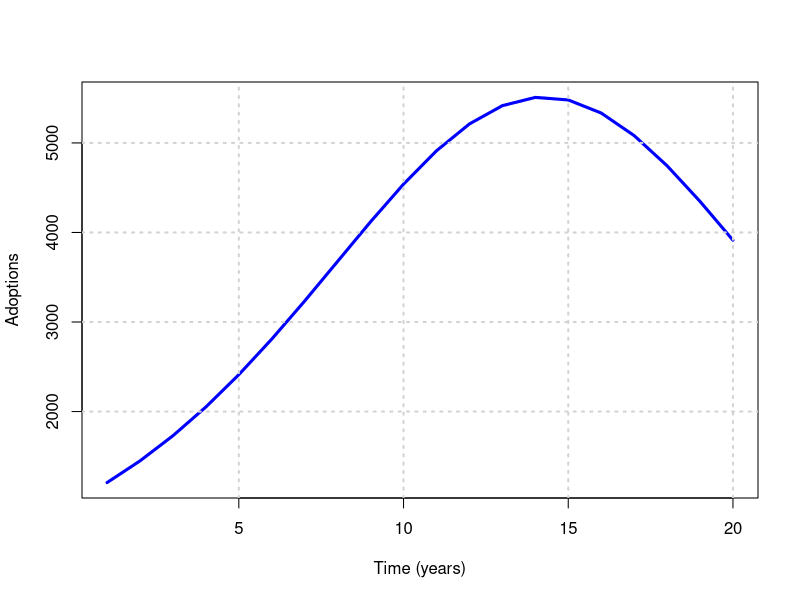
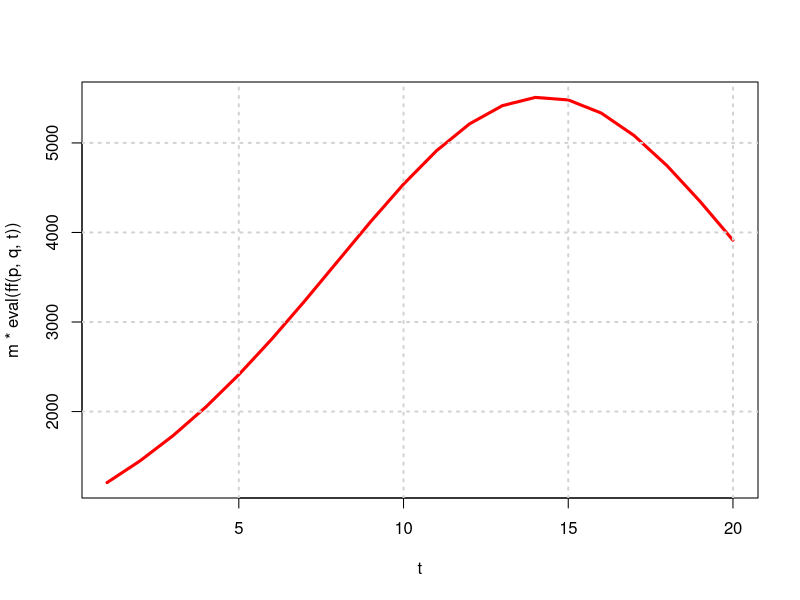

Source code (R) for these figures, in order: (Note: this script raises an error after producing the figures.)

### Toy Example ###

# For example, set market size, m=100,000; 
# coefficient of innovation, p=0.01; and 
# coefficient of imitation, q=0.20. Adoption curve is...

f = function(p,q,t) {
  res = (exp((p+q)*t)*p*(p+q)^2)/(p*exp((p+q)*t)+q)^2 # Eqn. 5
}
t = seq(1,20)
m = 100000
p = 0.01
q = 0.20
plot(t,m*f(p,q,t),type="l",col="blue",lwd=3,xlab="Time (years)"
     ,ylab="Adoptions")
grid(lwd=2)

### Symbolic Math in R ###

# Bass Model (Define the CDF (Eqn.4) and PDF (Eqn.5))
FF = expression(p*(exp((p+q)*t)-1)/(p*exp((p+q)*t)+q))
print(FF)

#Take derivative
ff = D(FF,"t")
print(ff)

# Set Up the function
ff = function(p,q,t) {
  res = D(FF,"t")
}
m=100000; p=0.01; q=0.20; t=seq(1,20)
plot(t,m*eval(ff(p,q,t)),type="l",col="red",lwd=3)
grid(lwd=2)

### iPhone Sales Forecasting ###

# As an example, let's look at the trend for iPhone sales 
# We store the quarterly sales in a file 
# We then undertake the Bass model analysis. 
# We get the data from: http://www.statista.com/statistics/263401/global-apple-iphone-sales-since-3rd-quarter-2007/
# The R code for this computation is as follows:

data <- apple_iphone_unit_sales
View(data)
isales = data[,2]
# Compute betas (bs) using Eqn.7 (linear regression model)
cum_isales = cumsum(isales)
cum_isales2 = cum_isales^2
res = lm(unlist(isales) ~ unlist(cum_isales)+
           unlist(cum_isales2))
print(summary(res))
b = res$coefficients
print(b)

# Fit the Model (Refer to Eqn.8 for computing m, if not given)

m1 = (-b[2]+sqrt(b[2]^2-4*b[1]*b[3]))/(2*b[3])
m2 = (-b[2]-sqrt(b[2]^2-4*b[1]*b[3]))/(2*b[3])
print(c(m1,m2))
m = max(m1,m2)
print(m)

# Finding p and q

p = b[1]/m
q = -m*b[3]
print(c("p,q=",p,q))

# Plot the Fitted Model 
nqtrs = 100
t=seq(0,nqtrs)

# Define the CDF (Eqn.4) and PDF (Eqn.5)
FF = expression(p*(exp((p+q)*t)-1)/(p*exp((p+q)*t)+q))
ff = D(FF,"t")
fn_f = eval(ff)*m

plot(t,fn_f,type="l",ylab="Qtrly Units (MM)",main="Apple Inc Sales")
n = length(unlist(isales))
lines(1:n,ts(isales),col="red",lwd=2,lty=2)

# Data Frame of Bass Model Curve
df = as.data.frame(cbind(t,fn_f))
df

# Sales Peak (in Quarters) for Apple
tstar = 1/(p+q)*log(q/p)
print(tstar)

### Trading-off p and q:

t = seq(0,5,0.1)
p = 0.1; q=0.22
plot(t,f(p,q,t),type="l",col="blue",lwd=2)
p = 0.1; q=0.20
lines(t,f(p,q,t),type="l",col="red",lwd=2)

